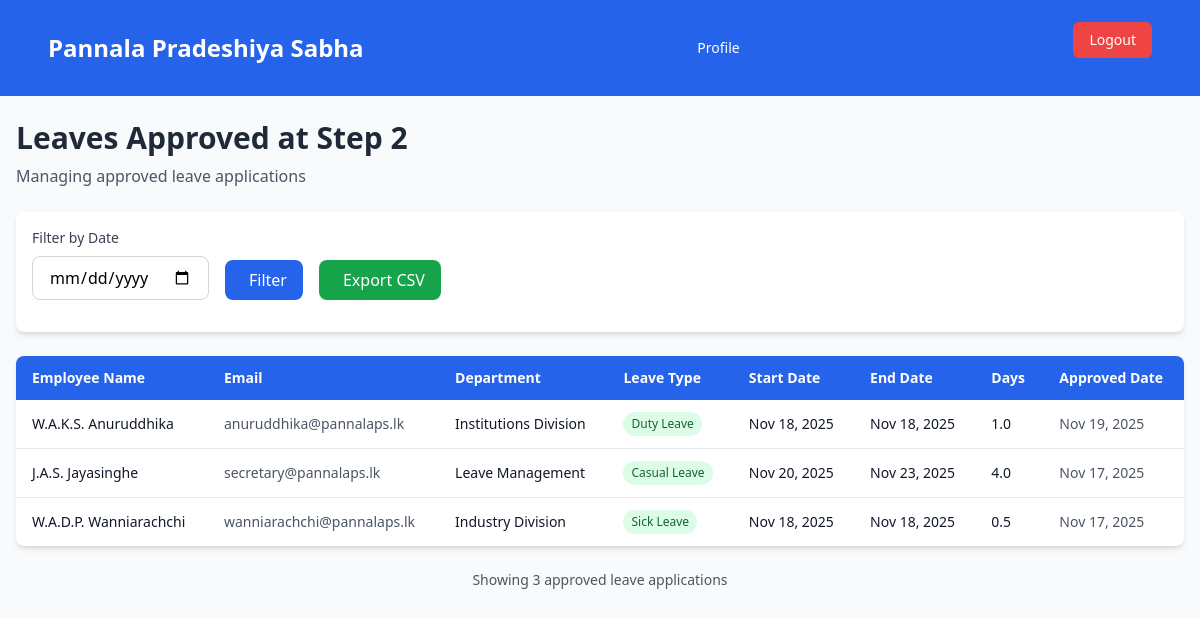
Page /admin/reports.php (signed in) on the committed database.
### tables this page shows
CREATE TABLE `wp_leave_request` (
  `request_id` int NOT NULL,
  `user_id` int NOT NULL,
  `leave_type` varchar(50) DEFAULT NULL,
  `leave_start_date` date NOT NULL,
  `leave_end_date` date NOT NULL,
  `number_of_days` decimal(3,1) NOT NULL,
  `reason` text,
  `substitute` varchar(255) DEFAULT NULL,
  `status` int DEFAULT NULL COMMENT '1-pending, 2-accept, 3-reject',
  `step_1_approver_id` int DEFAULT NULL,
  `step_1_status` enum('pending','approved','rejected') DEFAULT 'pending',
  `step_1_date` datetime DEFAULT NULL,
  `step_2_approver_id` int DEFAULT NULL,
  `step_2_status` enum('pending','approved','rejected') DEFAULT 'pending',
  `step_2_date` datetime DEFAULT NULL,
  `step_3_approver_id` int DEFAULT NULL,
  `step_3_status` enum('pending','approved','rejected') DEFAULT 'pending',
  `step_3_date` datetime DEFAULT NULL,
  `final_status` enum('pending','approved','rejected') DEFAULT 'pending',
  `created_at` timestamp NOT NULL DEFAULT CURRENT_TIMESTAMP,
  `updated_at` timestamp NOT NULL DEFAULT CURRENT_TIMESTAMP ON UPDATE CURRENT_TIMESTAMP,
  `sub_office` varchar(255) NOT NULL,
  `office_type` enum('head','sub') DEFAULT 'head',
  `rejection_remark` text,
  `department_id` int DEFAULT NULL
);

CREATE TABLE `wp_pradeshiya_sabha_users` (
  `ID` int NOT NULL,
  `username` varchar(255) NOT NULL,
  `password` varchar(255) NOT NULL,
  `first_name` varchar(255) NOT NULL,
  `last_name` varchar(255) NOT NULL,
  `gender` enum('Male','Female') NOT NULL,
  `email` varchar(255) NOT NULL,
  `address` text NOT NULL,
  `NIC` varchar(12) NOT NULL,
  `service_number` varchar(50) NOT NULL,
  `phone_number` varchar(20) DEFAULT NULL,
  `designation` varchar(255) NOT NULL,
  `sub_office` varchar(255) NOT NULL,
  `date_of_joining` date NOT NULL,
  `created_at` timestamp NOT NULL DEFAULT CURRENT_TIMESTAMP,
  `updated_at` timestamp NOT NULL DEFAULT CURRENT_TIMESTAMP ON UPDATE CURRENT_TIMESTAMP,
  `leave_balance` decimal(3,1) NOT NULL DEFAULT '20.0',
  `duty_leave_count` int DEFAULT '0',
  `casual_leave_balance` decimal(3,1) NOT NULL DEFAULT '21.0',
  `sick_leave_balance` decimal(3,1) NOT NULL DEFAULT '24.0',
  `department_id` int DEFAULT NULL,
  `designation_id` int DEFAULT NULL
);

CREATE TABLE `wp_departments` (
  `department_id` int NOT NULL,
  `department_name` varchar(255) NOT NULL
);

### admin/reports.php (the view, shortened to what this page needs)
<?php
require "../includes/dbconfig.php";
require "../includes/navbar.php";
$filter_date = $_POST['filter_date'] ?? null;
$sql = "
    SELECT lr.*, u.first_name, u.last_name, u.email, d.department_name
    FROM wp_leave_request lr
    JOIN wp_pradeshiya_sabha_users u ON lr.user_id = u.ID
    LEFT JOIN wp_departments d ON u.department_id = d.department_id
    WHERE lr.step_2_status = 'approved'
";
$sql .= " ORDER BY lr.step_2_date DESC";
$stmt = $conn->prepare($sql);
$stmt->execute();
$result = $stmt->get_result();
?>
<!DOCTYPE html>
<html lang="en">
<head>
    <script src="https://cdn.tailwindcss.com"></script>
</head>
<body class="bg-gray-50 min-h-screen">
    <div class="container mx-auto px-4 py-6 max-w-7xl">
        <div class="mb-6">
            <h1 class="text-2xl md:text-3xl font-bold text-gray-800 mb-2">
                Leaves Approved at Step 2
            </h1>
            <p class="text-gray-600 text-sm md:text-base">
                Managing approved leave applications
            </p>
        </div>
        <div class="bg-white rounded-lg shadow-md p-4 mb-6">
            <form method="POST" class="flex flex-col md:flex-row gap-4 items-end">
                <div class="flex-1 md:flex-initial">
                    <label for="filter_date" class="block text-sm font-medium text-gray-700 mb-2">
                        Filter by Date
                    </label>
                    <input type="date" id="filter_date" name="filter_date"
                           value="<?= htmlspecialchars($filter_date ?? '') ?>"
                           class="w-full px-4 py-2 border border-gray-300 rounded-lg focus:ring-2 focus:ring-blue-500 focus:border-transparent">
                </div>
                <button type="submit" name="filter"
                        class="px-4 py-2 bg-blue-600 text-white rounded-lg hover:bg-blue-700 transition-colors font-medium">
                    <i class="ph ph-funnel mr-2"></i>Filter
                </button>
                <button type="submit" name="export_csv"
                        class="px-4 py-2 bg-green-600 text-white rounded-lg hover:bg-green-700 transition-colors font-medium">
                    <i class="ph ph-download mr-2"></i>Export CSV
                </button>
            </form>
        </div>
        <?php if ($result->num_rows > 0): ?>
            <div class="hidden lg:block">
                <div class="bg-white rounded-lg shadow-md overflow-hidden">
                    <table class="min-w-full">
                        <thead class="bg-blue-600 text-white">
                            <tr>
                                <th class="py-3 px-4 text-left text-sm font-semibold">Employee Name</th>
                                <th class="py-3 px-4 text-left text-sm font-semibold">Email</th>
                                <th class="py-3 px-4 text-left text-sm font-semibold">Department</th>
                                <th class="py-3 px-4 text-left text-sm font-semibold">Leave Type</th>
                                <th class="py-3 px-4 text-left text-sm font-semibold">Start Date</th>
                                <th class="py-3 px-4 text-left text-sm font-semibold">End Date</th>
                                <th class="py-3 px-4 text-left text-sm font-semibold">Days</th>
                                <th class="py-3 px-4 text-left text-sm font-semibold">Approved Date</th>
                            </tr>
                        </thead>
                        <tbody class="divide-y divide-gray-200">
                            <?php while ($row = $result->fetch_assoc()): ?>
                                <tr class="hover:bg-gray-50 transition-colors">
                                    <td class="py-3 px-4 text-sm text-gray-900">
                                        <?= htmlspecialchars($row['first_name'] . ' ' . $row['last_name']) ?>
                                    </td>
                                    <td class="py-3 px-4 text-sm text-gray-600">
                                        <?= htmlspecialchars($row['email']) ?>
                                    </td>
                                    <td class="py-3 px-4 text-sm text-gray-900">
                                        <?= htmlspecialchars($row['department_name'] ?? 'N/A') ?>
                                    </td>
                                    <td class="py-3 px-4 text-sm">
                                        <span class="inline-flex px-2 py-1 text-xs font-medium bg-green-100 text-green-800 rounded-full">
                                            <?= htmlspecialchars($row['leave_type']) ?>
                                        </span>
                                    </td>
                                    <td class="py-3 px-4 text-sm text-gray-900">
                                        <?= htmlspecialchars(date('M d, Y', strtotime($row['leave_start_date']))) ?>
                                    </td>
                                    <td class="py-3 px-4 text-sm text-gray-900">
                                        <?= htmlspecialchars(date('M d, Y', strtotime($row['leave_end_date']))) ?>
                                    </td>
                                    <td class="py-3 px-4 text-sm font-medium text-gray-900">
                                        <?= htmlspecialchars($row['number_of_days']) ?>
                                    </td>
                                    <td class="py-3 px-4 text-sm text-gray-600">
                                        <?= htmlspecialchars(date('M d, Y', strtotime($row['step_2_date']))) ?>
                                    </td>
                                </tr>
                            <?php endwhile; ?>
                        </tbody>
                    </table>
                </div>
            </div>
                <?php
                $result->data_seek(0);
                ?>
            <div class="mt-6 text-center">
                <p class="text-sm text-gray-600">
                    Showing <?= $result->num_rows ?> approved leave application<?= $result->num_rows !== 1 ? 's' : '' ?>
                </p>
            </div>
        <?php endif; ?>
    </div>
</body>
</html>

### rows in the picture
wp_leave_request: user.last_name "W.A.K.S. Anuruddhika", user.email "anuruddhika@pannalaps.lk", wp_departments.department_name "Institutions Division", leave_type "Duty Leave", leave_start_date "Nov 18, 2025", leave_end_date "Nov 18, 2025", number_of_days "1.0", step_2_date "Nov 19, 2025"
wp_leave_request: user.last_name "J.A.S. Jayasinghe", user.email "secretary@pannalaps.lk", wp_departments.department_name "Leave Management", leave_type "Casual Leave", leave_start_date "Nov 20, 2025", leave_end_date "Nov 23, 2025", number_of_days "4.0", step_2_date "Nov 17, 2025"
wp_leave_request: user.last_name "W.A.D.P. Wanniarachchi", user.email "wanniarachchi@pannalaps.lk", wp_departments.department_name "Industry Division", leave_type "Sick Leave", leave_start_date "Nov 18, 2025", leave_end_date "Nov 18, 2025", number_of_days "0.5", step_2_date "Nov 17, 2025"

### other values in the picture
$text "Profile"
$result->num_rows "3"
